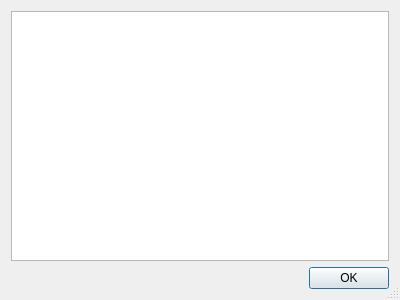
<?xml version="1.0" encoding="UTF-8"?>
<ui version="4.0">
 <class>Dialog</class>
 <widget class="QDialog" name="Dialog">
  <property name="geometry">
   <rect>
    <x>0</x>
    <y>0</y>
    <width>400</width>
    <height>300</height>
   </rect>
  </property>
  <property name="contextMenuPolicy">
   <enum>Qt::NoContextMenu</enum>
  </property>
  <property name="windowTitle">
   <string/>
  </property>
  <property name="sizeGripEnabled">
   <bool>true</bool>
  </property>
  <property name="modal">
   <bool>false</bool>
  </property>
  <layout class="QVBoxLayout" name="verticalLayout">
   <item>
    <widget class="QTableWidget" name="tableWidget">
     <property name="contextMenuPolicy">
      <enum>Qt::NoContextMenu</enum>
     </property>
     <property name="editTriggers">
      <set>QAbstractItemView::NoEditTriggers</set>
     </property>
     <property name="dragDropOverwriteMode">
      <bool>false</bool>
     </property>
     <property name="alternatingRowColors">
      <bool>true</bool>
     </property>
     <property name="selectionMode">
      <enum>QAbstractItemView::SingleSelection</enum>
     </property>
     <property name="selectionBehavior">
      <enum>QAbstractItemView::SelectRows</enum>
     </property>
     <property name="showGrid">
      <bool>false</bool>
     </property>
     <property name="gridStyle">
      <enum>Qt::NoPen</enum>
     </property>
     <property name="wordWrap">
      <bool>false</bool>
     </property>
     <property name="columnCount">
      <number>2</number>
     </property>
     <attribute name="horizontalHeaderVisible">
      <bool>false</bool>
     </attribute>
     <attribute name="horizontalHeaderHighlightSections">
      <bool>false</bool>
     </attribute>
     <attribute name="horizontalHeaderStretchLastSection">
      <bool>true</bool>
     </attribute>
     <attribute name="verticalHeaderVisible">
      <bool>false</bool>
     </attribute>
     <attribute name="verticalHeaderHighlightSections">
      <bool>false</bool>
     </attribute>
     <column/>
     <column/>
    </widget>
   </item>
   <item>
    <widget class="QDialogButtonBox" name="buttonBox">
     <property name="orientation">
      <enum>Qt::Horizontal</enum>
     </property>
     <property name="standardButtons">
      <set>QDialogButtonBox::Ok</set>
     </property>
    </widget>
   </item>
  </layout>
 </widget>
 <resources/>
 <connections>
  <connection>
   <sender>buttonBox</sender>
   <signal>accepted()</signal>
   <receiver>Dialog</receiver>
   <slot>accept()</slot>
   <hints>
    <hint type="sourcelabel">
     <x>248</x>
     <y>254</y>
    </hint>
    <hint type="destinationlabel">
     <x>157</x>
     <y>274</y>
    </hint>
   </hints>
  </connection>
  <connection>
   <sender>buttonBox</sender>
   <signal>rejected()</signal>
   <receiver>Dialog</receiver>
   <slot>reject()</slot>
   <hints>
    <hint type="sourcelabel">
     <x>316</x>
     <y>260</y>
    </hint>
    <hint type="destinationlabel">
     <x>286</x>
     <y>274</y>
    </hint>
   </hints>
  </connection>
 </connections>
</ui>
